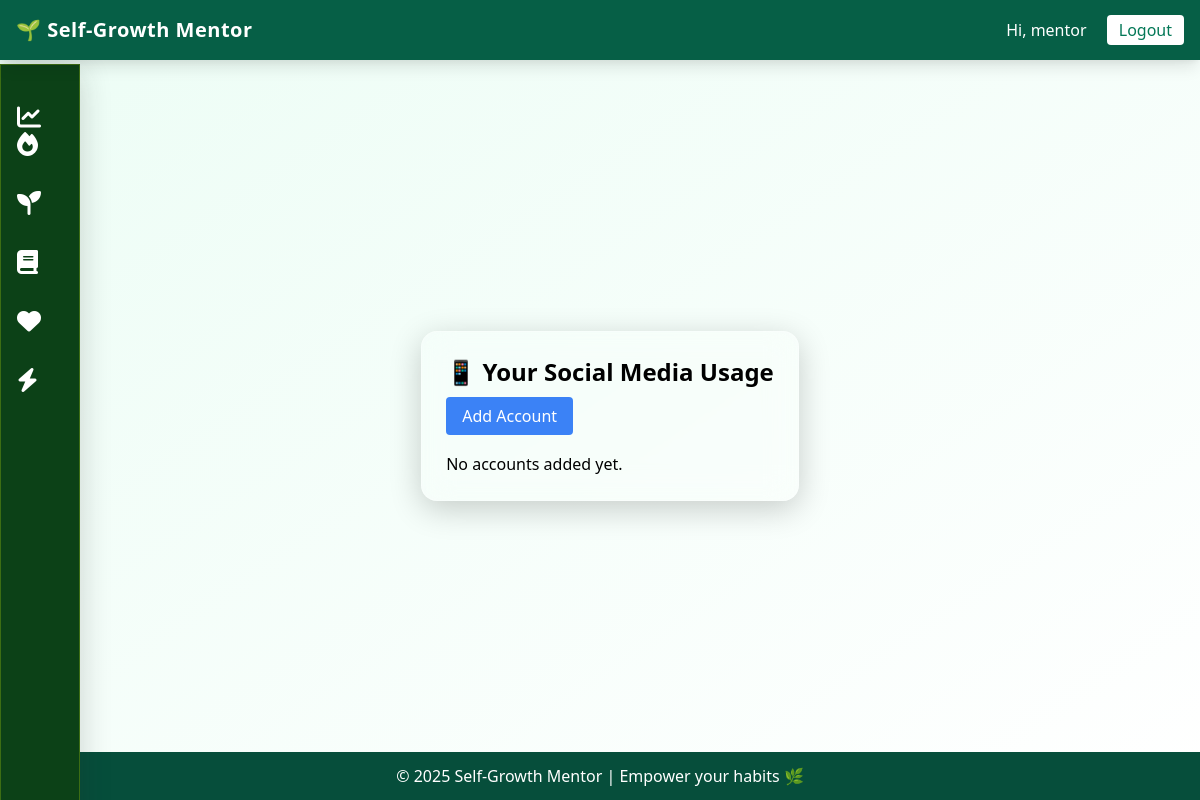
The app's page /social/ (signed in), older data.
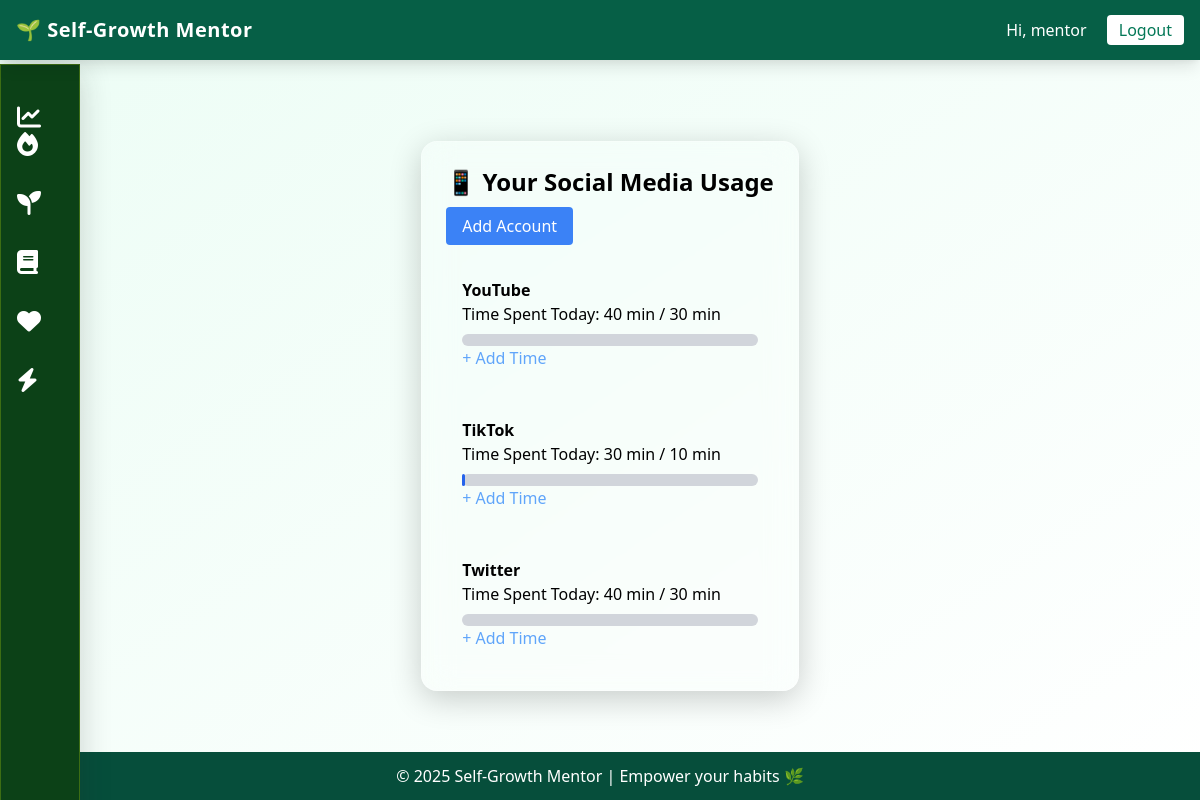
The same page, newer data.
### social_control/models.py (models this page shows, shortened)
class SocialAccount(models.Model):
    PLATFORM_CHOICES = [
        ('YouTube', 'YouTube'),
        ('Instagram', 'Instagram'),
        ('TikTok', 'TikTok'),
        ('Facebook', 'Facebook'),
        ('Twitter', 'Twitter'),
        ('Other', 'Other'),
    ]
    user = models.ForeignKey(User, on_delete=models.CASCADE)
    platform = models.CharField(max_length=50, choices=PLATFORM_CHOICES)
    daily_limit_minutes = models.PositiveIntegerField(default=60)
    time_spent_today = models.PositiveIntegerField(default=0)
    last_updated = models.DateTimeField(auto_now=True)

### social_control/views.py (the view)
# urls.py: path('', views.dashboard, name='dashboard'),
@login_required
def dashboard(request):
    accounts = SocialAccount.objects.filter(user=request.user)
    return render(request, 'social_control/dashboard.html', {'accounts': accounts})

### social_control/templates/social_control/dashboard.html (shortened to what this page needs)
{% extends 'base.html' %}
{% block content %}
<div class="max-w-3xl mx-auto mt-10">
  <aside class="w-20 glass p-4 flex flex-col items-center justify-between fixed top-16 left-0 h-[calc(100%-4rem)]">
      <div class="space-y-8 mt-6">
        <i class="fa-solid fa-chart-line sidebar-icon" title="Dashboard"></i>
       <a href="{% url 'habits:dashboard' %}" title="Habit Streaks"><i class="fa-solid fa-fire sidebar-icon"></i></a>
        <i class="fa-solid fa-seedling sidebar-icon" title="Growth Feed"></i>
        <i class="fa-solid fa-book sidebar-icon" title="Journal"></i>
        <i class="fa-solid fa-heart sidebar-icon" title="Motivation Meter"></i>
        <i class="fa-solid fa-bolt sidebar-icon" title="Quick Actions"></i>
      </div>
    </aside>
  <div class="glass1 p-6 rounded-2xl">
    <h2 class="text-2xl font-semibold mb-4">📱 Your Social Media Usage</h2>
    <a href="{% url 'add_account' %}" class="bg-blue-500 text-white px-4 py-2 rounded">Add Account</a>
    <div class="mt-6 space-y-4">
      {% for acc in accounts %}
        <div class="p-4 rounded-lg bg-white/20">
          <h3 class="font-semibold">{{ acc.platform }}</h3>
          <p>Time Spent Today: {{ acc.time_spent_today }} min / {{ acc.daily_limit_minutes }} min</p>
          <div class="w-full bg-gray-300 rounded-full h-3 mt-2">
            <div class="bg-blue-600 h-3 rounded-full" style="width: {{ acc.time_spent_today|divisibleby:acc.daily_limit_minutes|floatformat:2 }}%"></div>
          </div>
          <a href="{% url 'update_usage' acc.id %}" class="text-blue-400">+ Add Time</a>
        </div>
      {% empty %}
        <p>No accounts added yet.</p>
      {% endfor %}
    </div>
  </div>
</div>
{% endblock %}

Row changes from the older to the newer data that the page shows:
added SocialAccount: platform "YouTube", time_spent_today "40", daily_limit_minutes "30"
added SocialAccount: platform "TikTok", time_spent_today "30", daily_limit_minutes "10"
added SocialAccount: platform "Twitter", time_spent_today "40", daily_limit_minutes "30"
Text that changed along with them:
text no longer shown: "No accounts added yet."
